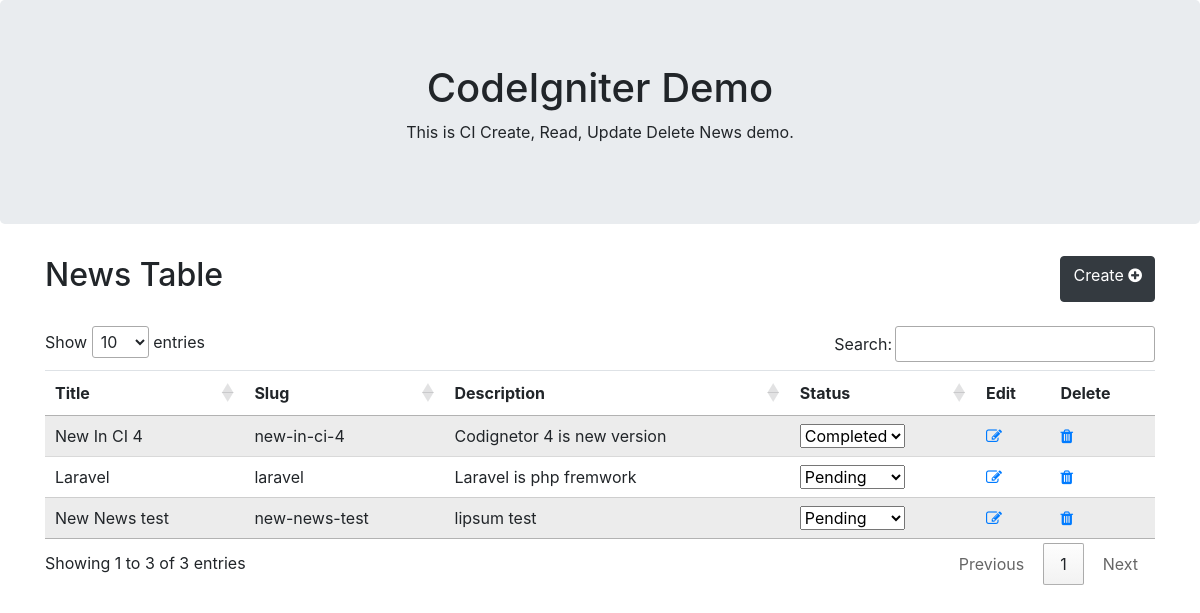
/index.php/news, run on the app's committed database.
### tables this page shows
CREATE TABLE `news` (
  `id` int(11) NOT NULL,
  `title` varchar(128) NOT NULL,
  `slug` varchar(128) NOT NULL,
  `text` text NOT NULL,
  `status` enum('Pending','Cancel','Completed') NOT NULL
);

### application/controllers/News.php (called while the page is built, shortened)
<?php
class News extends CI_Controller {
	public function __construct()
    {
        $this->load->model('news_model');
        $this->load->helper('url_helper');
        $this->load->helper('form');
        $this->load->helper('MY_common_helper');
	    $this->load->library('form_validation');
	    $this->load->library('session');
	    $this->status = array('Pending','Cancel','Completed');
    }
    public function view($slug = NULL)
    {
    	if($slug)
        	$data['news'] = $this->news_model->get_news($slug);
        else
        	$data['news'] = $this->news_model->get_news();
        $data['title'] = 'News';
        $data['status'] = $this->status;
        $this->load->view('templates/header',$data);
        $this->load->view('news/index', $data);
        $this->load->view('templates/footer');
    }
}

### index.php (called while the page is built, shortened)
<?php
require_once BASEPATH.'core/CodeIgniter.php';

### application/models/News_model.php (called while the page is built, shortened)
<?php
class News_model extends CI_Model {
    public function get_news($id = false) {
    	if ($id === FALSE)
        {
            $query = $this->db->get('news');
            return $query->result_array();
        }
        $query = $this->db->get_where('news', array('id' => $id));
        return $query->row_array();
    }
}

### application/views/news/index.php (the view, shortened to what this page needs)
<?php
if(!empty($news)) {
?>
<div class="d-flex justify-content-between mb-4">
<h2>News Table</h2>
<a class="btn btn-dark" href="news/create">Create <i class="fa fa-plus-circle"></i></a>
</div>
  <table class="table table-striped display" id="example" style="width:100%">
    <thead>
    <tr>
        <th>Title</th>
        <th>Slug</th>
        <th>Description</th>
        <th>Status</th>
        <th>Edit</th>
        <th>Delete</th>
    </tr>
    </thead>
    <tbody>
    <?php foreach ($news as $key => $value) { ?>
	<tr>
		<td><?= $value['title']; ?></td>
		<td><?= $value['slug']; ?></td>
		<td><?= $value['text']; ?></td>
		<td>
			<select size="1" id="row-<?= $value['id']; ?>-office" class="status" data-id="<?= $value['id']; ?>" name="row-<?= $value['id']; ?>-office">
				<?php foreach ($status as $statusVal) { ?>
					<option value="<?= $statusVal; ?>" data-selected="<?= $value['status']; ?>" <?= ($value['status'] == $statusVal) ? 'selected' : ''; ?>>
	                    <?= $statusVal; ?>
	                </option>
				<?php } ?>
            </select>
        </td>
		<td class="nosort"><a class="fa fa-edit" href="news/update/<?= $value['id']; ?>"></a></td>
		<td class="nosort"><a class="fa fa-trash" href="news/delete/<?= $value['id']; ?>" onclick="return confirm('are you sure?'); window.location.href='cancel'; " ></a></td>
	</tr>
    <?php } ?>
    </tbody>
  </table>
<?php } else { ?>
<h2>No Data found</h2>
<?php } ?>

### application/views/templates/header.php (shortened to what this page needs)
<!DOCTYPE html>
<html lang="en">
<head>
  <link rel="stylesheet" href="https://maxcdn.bootstrapcdn.com/bootstrap/4.5.2/css/bootstrap.min.css">
  <link rel="stylesheet" href="https://cdn.datatables.net/1.10.22/css/jquery.dataTables.min.css">
  <link rel="stylesheet" href="https://cdnjs.cloudflare.com/ajax/libs/font-awesome/4.7.0/css/font-awesome.min.css">
</head>
<body>
<div class="jumbotron text-center">
  <h1>CodeIgniter Demo</h1>
  <p>This is CI Create, Read, Update Delete News demo.</p>
</div>
<div class="container">

### application/views/templates/footer.php (shortened to what this page needs)
		</div>
	</body>
</html>

### data on the page
news: title "New In CI 4", slug "new-in-ci-4", text "Codignetor 4 is new version", status+id "Completed"
news: title "Laravel", slug "laravel", text "Laravel is php fremwork", status+id "Pending"
news: title "New News test", slug "new-news-test", text "lipsum test", status+id "Pending"
